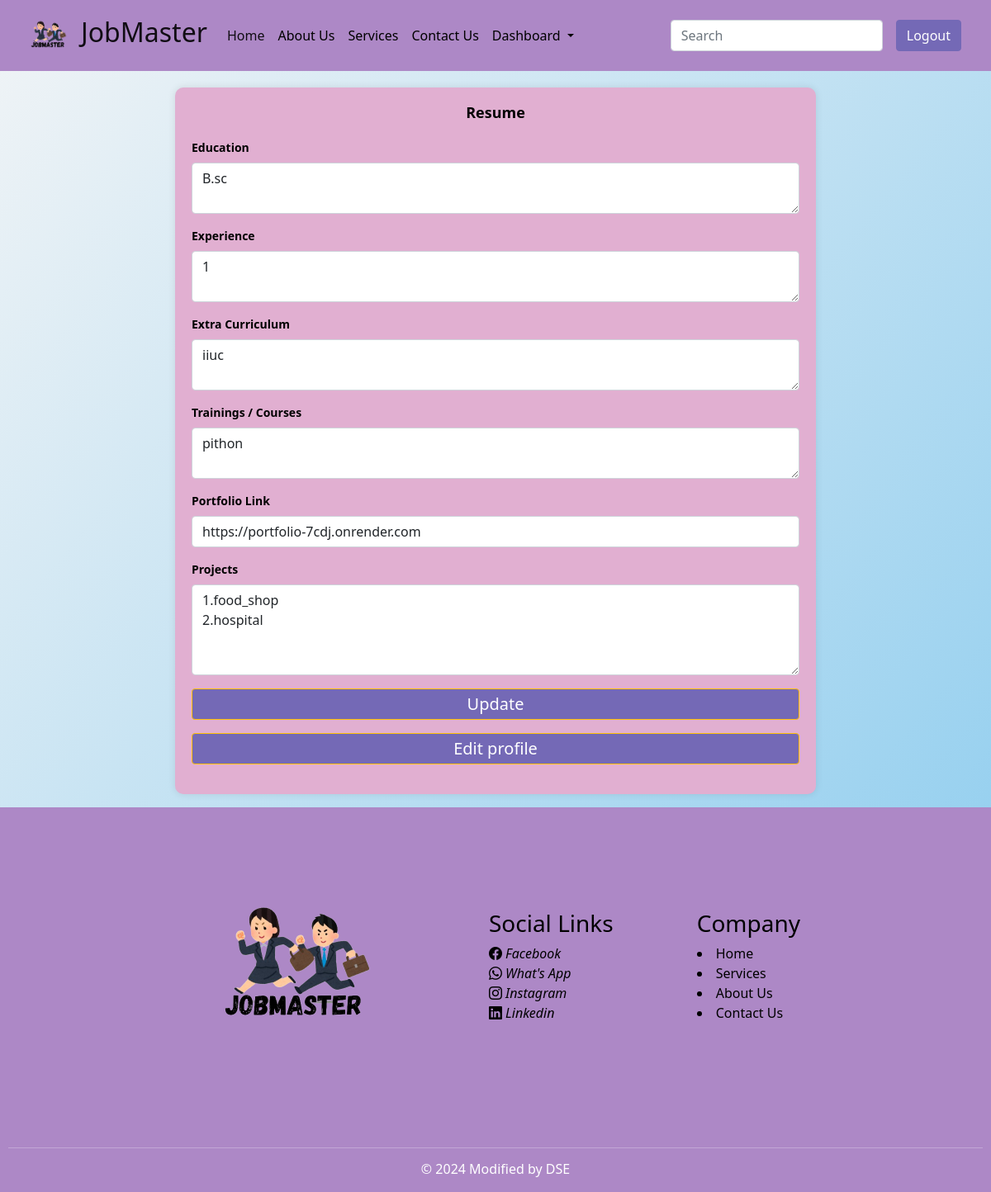
The app's page /user/profile/resume (signed in) with its own data.
### user/models.py (models this page shows, shortened)
class Resume(models.Model):
    user = models.OneToOneField(User, related_name='resume', on_delete=models.CASCADE)
    education = models.TextField(blank=True, null=True)
    experience = models.TextField(blank=True, null=True)
    extra_curriculum = models.TextField(blank=True, null=True)
    trainings_courses = models.TextField(blank=True, null=True)
    portfolio_link = models.URLField(blank=True, null=True)
    projects = models.TextField(blank=True, null=True)

### user/views.py (the view)
# urls.py: path('profile/resume',views.create_or_edit_resume,name = 'profile'),
def create_or_edit_resume(request):
    try:
        resume = request.user.resume
        editing = True
    except Resume.DoesNotExist:
        resume = None
        editing = False
    if request.method == 'POST':
        form = ResumeForm(request.POST, instance=resume)
        if form.is_valid():
            resume = form.save(commit=False)
            resume.user = request.user
            resume.save()
            return redirect('profile')  # Redirect to a page showing resume details
    else:
        form = ResumeForm(instance=resume)
    return render(request, 'profile.html', {'form': form, 'editing': editing})

### user/forms.py
class ResumeForm(forms.ModelForm):
    class Meta:
        model = Resume
        fields = ['education', 'experience', 'extra_curriculum', 'trainings_courses', 'portfolio_link', 'projects']
        labels = {
            'education': 'Education',
            'experience': 'Experience',
            'extra_curriculum': 'Extra Curriculum',
            'trainings_courses': 'Trainings / Courses',
            'portfolio_link': 'Portfolio Link',
            'projects': 'Projects',
        }
        widgets = {
            'education': forms.Textarea(attrs={'rows': 2}),
            'experience': forms.Textarea(attrs={'rows': 2}),
            'extra_curriculum': forms.Textarea(attrs={'rows': 2}),
            'trainings_courses': forms.Textarea(attrs={'rows': 2}),
            'portfolio_link': forms.URLInput(attrs={'placeholder': 'https://example.com'}),
            'projects': forms.Textarea(attrs={'rows': 4}),
        }

### user/templates/profile.html (shortened to what this page needs)
{% extends "base.html" %}
{% load crispy_forms_tags %}
{% load static %}
{% block content %}
<div class='container' style='margin-top:20px; max-width: 800px;'>
    <div class="row mt-3" >
        <div class="col-md-12">
            <div class="form-card" style="padding: 20px; border-radius: 10px; box-shadow: 0 0 10px rgba(0, 0, 0, 0.1); background-color: #E1AFD1">
                <form method="post" style="color: black; font-weight: bold; font-size: 14px; ">
                    <h3 style="text-align: center; margin-bottom: 20px; font-weight: bold; color: black; font-size: 18px;">Resume</h3>
                    {{ form|crispy }}
                    <button type="submit" class="btn btn-warning mb-3" style="width: 100%;  border-color: #ffc107; font-weight: bold; font-size: 16px;  background-color: #7469B6;"><h5 style="margin: 0; color: white;">Update</h5></button>
                    <a class="btn btn-warning mb-3" style="width: 100%; font-weight: bold; font-size: 16px; background-color: #7469B6;" href='{% url 'edit_profile'%}'><h5 style="margin: 0; color: white;">Edit profile</h5></a>
                </form>
            </div>
        </div>
    </div>
</div>
{% endblock %}

### static/style.css (style rules this page uses)
body, h1, h2, h3, p, ul, li { margin: 0; padding: 0; }
body { font-family: "Roboto Slab", serif; line-height: 1.6; color: #333; background-color: #c07ed6; margin: 0; padding: 0; }
button { color: #c8c3ca; }

### records on screen
Resume: education "B.sc", experience "1", extra_curriculum "iiuc", trainings_courses "pithon", portfolio_link "https://portfolio-7cdj.onrender.com", projects "1.food_shop 2.hospital"
